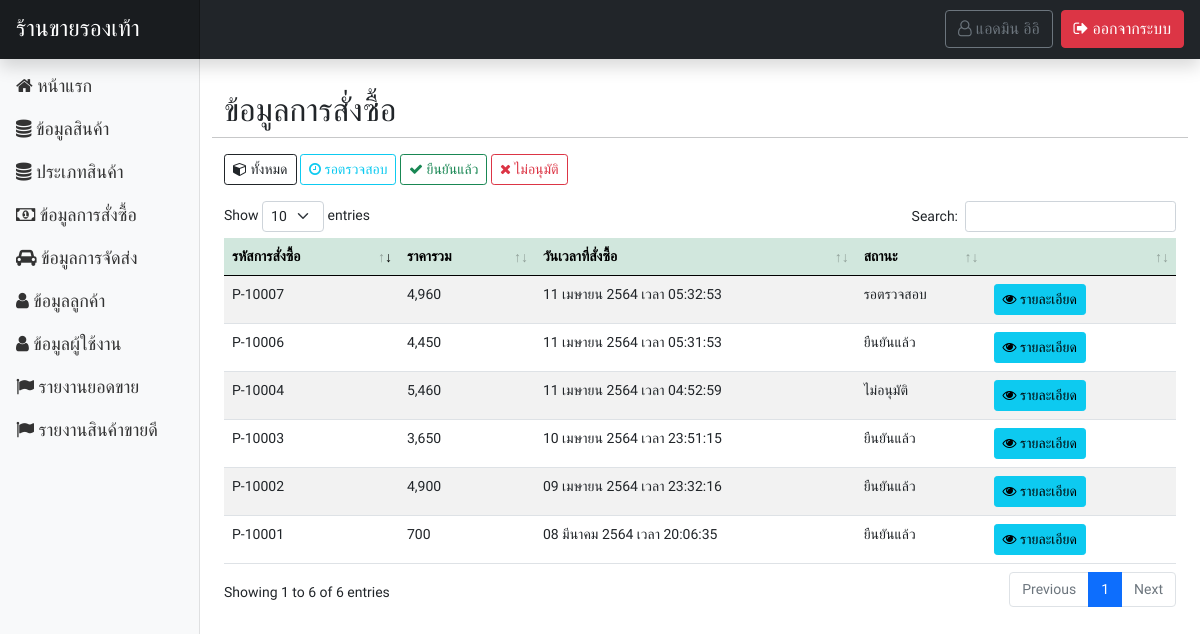
/page-admin/order_show.php (signed in), run on the app's committed database.
### tables this page shows
CREATE TABLE `tbl_user` (
  `u_id` int(10) NOT NULL COMMENT 'ID',
  `u_username` varchar(255) NOT NULL COMMENT 'ชื่อผู้ใช้',
  `u_password` varchar(255) NOT NULL COMMENT 'รหัสผ่าน',
  `u_fname` varchar(255) NOT NULL COMMENT 'ชื่อ',
  `u_lname` varchar(255) NOT NULL COMMENT 'นามสกุล',
  `u_sex` varchar(50) NOT NULL COMMENT 'เพศ',
  `u_address` text NOT NULL COMMENT 'ที่อยู่',
  `u_email` varchar(255) NOT NULL COMMENT 'อีเมล์',
  `u_tel` varchar(10) NOT NULL COMMENT 'เบอร์โทร',
  `u_role` varchar(50) NOT NULL COMMENT 'บทบาท'
);

CREATE TABLE `tbl_payment` (
  `pm_id` int(50) NOT NULL COMMENT 'ID',
  `pm_code` varchar(255) NOT NULL COMMENT 'รหัสการสั่งซื้อ',
  `pm_img` varchar(255) NOT NULL COMMENT 'รูปภาพการโอน',
  `pm_total` varchar(255) NOT NULL COMMENT 'ยอดรวม',
  `pm_u_id` int(50) NOT NULL COMMENT 'ID ผู้ชื้อ',
  `pm_channel` varchar(255) NOT NULL COMMENT 'ช่องทางการจัดส่ง',
  `pm_date` varchar(255) NOT NULL COMMENT 'วันเวลาที่สั่งซื้อ',
  `pm_address` text NOT NULL COMMENT 'ที่อยู่',
  `pm_status` varchar(255) NOT NULL COMMENT 'สถานะ'
);

### functions.php (called while the page is built, shortened)
<?php
class ConnectDB
{
    protected $db;
    function __construct()
    {
        $DB_HOST = "localhost";
        $DB_USER = "root";
        $DB_PASS = "";
        $DB_NAME = "stoe_store";
        $con = new mysqli($DB_HOST, $DB_USER, $DB_PASS, $DB_NAME);
        $con->set_charset("utf8");
        $this->db = $con;
    }
    function query($data)
    {
        $result = $this->db->query($data);
        if ($result == true) {
            return $result;
        } else {
            echo "Error to query.!!";
        }
    }
}
class User extends ConnectDB
{
    function userGetById($id)
    {
        $result = $this->db->query("SELECT * FROM tbl_user WHERE u_id = '$id' ");
        $row = $result->fetch_all(MYSQLI_ASSOC);
        return $row;
    }
}
function ConvertDateToThai($datetime)
{
    $XdateTime = explode(" ", $datetime);
    $time = $XdateTime[1];
    $date = explode("-", $XdateTime[0]);
    $monthList = [
        "01" => "มกราคม",
        "02" => "กุมภาพันธ์",
        "03" => "มีนาคม",
        "04" => "เมษายน",
        "05" => "พฤษภาคม",
        "06" => "มิถุนายน",
        "07" => "กรกฎาคม",
        "08" => "สิงหาคม",
        "09" => "กันยายน",
        "10" => "ตุลาคม",
        "11" => "พฤศจิกายน",
        "12" => "ธันวาคม",
    ];
    return $date[2] . " " . $monthList[$date[1]] . " " . $date[0] + 543 . " เวลา " . $time;
}

### page-admin/order_show.php (the view, shortened to what this page needs)
<?php include('header.php'); ?>
</head>
<?php
$obj = new ConnectDB();
$objModal = new ConnectDB();
if (isset($_GET['display'])) {
    switch ($_GET['display']) {
        case 'success':
            $result = $obj->query("SELECT * FROM tbl_payment as pm INNER JOIN tbl_user as u ON pm.pm_u_id = u.u_id WHERE pm.pm_status = 'ยืนยันแล้ว' ");
            break;
        case 'delete':
            $result = $obj->query("SELECT * FROM tbl_payment as pm INNER JOIN tbl_user as u ON pm.pm_u_id = u.u_id WHERE pm.pm_status = 'ไม่อนุมัติ' ");
            break;
        case 'wait':
            $result = $obj->query("SELECT * FROM tbl_payment as pm INNER JOIN tbl_user as u ON pm.pm_u_id = u.u_id WHERE pm.pm_status = 'รอตรวจสอบ' ");
            break;
    }
} else {
    $result = $obj->query("SELECT * FROM tbl_payment as pm INNER JOIN tbl_user as u ON pm.pm_u_id = u.u_id");
}
?>
<body>
    <?php include('navbar.php'); ?>
    <div class="container-fluid">
        <div class="row my-4">
            <?php include('sidebar.php'); ?>
            <main class="col-md-9 ms-sm-auto col-lg-10 px-md-4">
                <div class="row mt-2">
                    <h2>ข้อมูลการสั่งซื้อ</h2>
                    <hr>
                    <div class="row mb-3">
                        <div class="col-md-12">
                            <a href="order_show.php" class="btn btn-sm btn-outline-dark"><i class="fa fa-cube" aria-hidden="true"></i> ทั้งหมด</a>
                            <a href="?display=wait" class="btn btn-sm btn-outline-info"><i class="fa fa-clock-o" aria-hidden="true"></i> รอตรวจสอบ</a>
                            <a href="?display=success" class="btn btn-sm btn-outline-success"><i class="fa fa-check" aria-hidden="true"></i> ยืนยันแล้ว</a>
                            <a href="?display=delete" class="btn btn-sm btn-outline-danger"><i class="fa fa-times" aria-hidden="true"></i> ไม่อนุมัติ</a>
                        </div>
                    </div>
                    <table id="dtb" class="table table-striped table-hover" style="width:100%">
                        <thead>
                            <tr class="table-success">
                                <th>รหัสการสั่งซื้อ</th>
                                <th>ราคารวม</th>
                                <th>วันเวลาที่สั่งซื้อ</th>
                                <th>สถานะ</th>
                                <th></th>
                            </tr>
                        </thead>
                        <tbody>
                            <?php while ($row = $result->fetch_array()) { ?>
                                <tr>
                                    <td><?= $row['pm_code']; ?></td>
                                    <td><?= number_format($row['pm_total']); ?></td>
                                    <td><?= ConvertDateToThai($row['pm_date']); ?></td>
                                    <td><?= $row['pm_status']; ?></td>
                                    <td width="20%">
                                        <?php if (isset($_GET['display']) && $_GET['display'] == 'success') { ?>
                                            <button class="btn btn-sm btn-info m-0" type="button" data-bs-toggle="modal" data-bs-target="#Modal<?= $row['pm_id'] ?>"><i class="fa fa-eye" aria-hidden="true"></i> รายละเอียด</button>
                                            <a href="?action=remove&id=<?= $row['pm_id']; ?>&code=<?= $row['pm_code']; ?>" class="btn btn-danger btn-sm" onclick="return confirm('ยืนยัน?');"><i class="fa fa-trash" aria-hidden="true"></i> ลบ</a>
                                        <?php } else { ?>
                                            <button class="btn btn-sm btn-info m-0" type="button" data-bs-toggle="modal" data-bs-target="#Modal<?= $row['pm_id'] ?>"><i class="fa fa-eye" aria-hidden="true"></i> รายละเอียด</button>
                                        <?php } ?>
                                    </td>
                                </tr>
                                                            <?php
                                                            $resultModal = $objModal->query("SELECT * FROM tbl_payment_list as pl INNER JOIN tbl_cargo as cg ON pl.pl_cg_id=cg.cg_id WHERE  pl.pl_pm_code = '" . $row['pm_code'] . "' ");
                                                            ?>
                            <?php } ?>
                        </tbody>
                    </table>
                </div>
            </main>
        </div>
    </div>
    <?php include('call_datatable.php'); ?>
</body>
</html>

### page-admin/navbar.php (shortened to what this page needs)
<header class="navbar navbar-dark sticky-top bg-dark flex-md-nowrap p-0 shadow no-print">
    <a class="navbar-brand col-md-3 col-lg-2 me-0 px-3" style="font-size:23px;" href="index.php">ร้านขายรองเท้า</a>
    <ul class="navbar-nav px-3 w-100 d-flex p-2 bd-highlight flex-row-reverse">
        <li class="nav-item text-nowrap">
            <a class="btn btn-danger" href="../logout.php"><i class="fa fa-sign-out" aria-hidden="true"></i> ออกจากระบบ</a>
        </li>
        <li class="nav-item text-nowrap">
            <?php
                $objName = new User();
                $rowName = $objName->userGetById($_SESSION['user']['id']);
            ?>
            <a class="me-2 btn btn-outline-secondary" href="profile.php"><i class="fa fa-user-o" aria-hidden="true"></i> <?= $rowName[0]['u_fname'] . ' ' . $rowName[0]['u_lname']; ?></a>
        </li>
    </ul>
</header>

### css/style.css (style rules this page uses)
* { font-family: "Chakra Petch", sans-serif; }

### css/dashboard.css (style rules this page uses)
body { font-size: .875rem; }
.navbar-brand { padding-top: .75rem; padding-bottom: .75rem; font-size: 1rem; background-color: rgba(0, 0, 0, .25); box-shadow: inset -1px 0 0 rgba(0, 0, 0, .25); }

### data on the page
tbl_user: u_fname "แอดมิน", u_lname "อิอิ"
tbl_payment: pm_code "P-10001", pm_total "700", pm_date "08 มีนาคม 2564 เวลา 20:06:35", pm_status "ยืนยันแล้ว"
tbl_payment: pm_code "P-10002", pm_total "4,900", pm_date "09 เมษายน 2564 เวลา 23:32:16", pm_status "ยืนยันแล้ว"
tbl_payment: pm_code "P-10003", pm_total "3,650", pm_date "10 เมษายน 2564 เวลา 23:51:15", pm_status "ยืนยันแล้ว"
tbl_payment: pm_code "P-10004", pm_total "5,460", pm_date "11 เมษายน 2564 เวลา 04:52:59", pm_status "ไม่อนุมัติ"
tbl_payment: pm_code "P-10006", pm_total "4,450", pm_date "11 เมษายน 2564 เวลา 05:31:53", pm_status "ยืนยันแล้ว"
tbl_payment: pm_code "P-10007", pm_total "4,960", pm_date "11 เมษายน 2564 เวลา 05:32:53", pm_status "รอตรวจสอบ"
